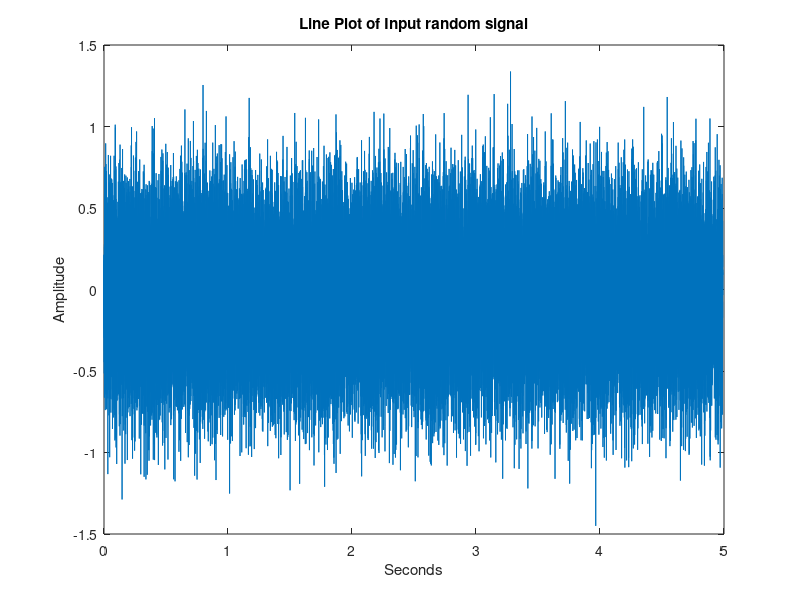

The MATLAB script that drew this image: (Note: this script raises an error after producing the figure.)
%Load random signal
fs=8000;
rng('default') %for reproducibility
y = normrnd(-0.04,sqrt(0.11),[39921,1]);
Sin=y;

%Line Plot of audio signal
y=y(:,1);
dt=1/fs;
t=0:dt:(length(y)*dt)-dt;
figure(1)
plot(t,y); xlabel('Seconds'); ylabel('Amplitude');
title('Line Plot of Input random signal')
   
%normalize signal between [xmin,xmax] = [-1,1]
y=(y-min(y));
m=(min(y)+max(y))/2;
speech_signal=(y-m)/m;

%call Lloyd-Max algorith for 2 bits 
[xq,centers,D]=lloyd_max(speech_signal,2,-1,1);

SQNR_PCM=zeros(length(D),1);
for k=1:length(D)
    SQNR_PCM(k)=10*log10(mean(speech_signal.^2)/D(k)); %SQNR in dB
end

%Plot kmax-SQNR
kmax=[1:1:length(D)];
figure(2)
plot(kmax,SQNR_PCM,'--'); xlabel('kmax'); ylabel('SQNR');
title(strcat(num2str(2),'-bit quantizer'))
legend(strcat('kmax gia ',num2str(2),' bits'),'SQNR');